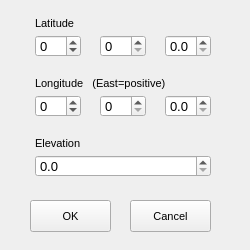
<?xml version="1.0" encoding="UTF-8"?>
<ui version="4.0">
 <author>Michael Würtenberger</author>
 <class>InputLocation</class>
 <widget class="QWidget" name="InputLocation">
  <property name="windowModality">
   <enum>Qt::NonModal</enum>
  </property>
  <property name="enabled">
   <bool>true</bool>
  </property>
  <property name="geometry">
   <rect>
    <x>0</x>
    <y>0</y>
    <width>250</width>
    <height>250</height>
   </rect>
  </property>
  <property name="sizePolicy">
   <sizepolicy hsizetype="Fixed" vsizetype="Fixed">
    <horstretch>0</horstretch>
    <verstretch>0</verstretch>
   </sizepolicy>
  </property>
  <property name="minimumSize">
   <size>
    <width>250</width>
    <height>250</height>
   </size>
  </property>
  <property name="maximumSize">
   <size>
    <width>250</width>
    <height>250</height>
   </size>
  </property>
  <property name="sizeIncrement">
   <size>
    <width>9</width>
    <height>0</height>
   </size>
  </property>
  <property name="font">
   <font>
    <family>Arial</family>
    <pointsize>8</pointsize>
    <weight>50</weight>
    <bold>false</bold>
   </font>
  </property>
  <property name="cursor">
   <cursorShape>ArrowCursor</cursorShape>
  </property>
  <property name="focusPolicy">
   <enum>Qt::NoFocus</enum>
  </property>
  <property name="contextMenuPolicy">
   <enum>Qt::PreventContextMenu</enum>
  </property>
  <property name="windowTitle">
   <string>MountWizzard4 (C) MW 2018</string>
  </property>
  <property name="toolTipDuration">
   <number>6</number>
  </property>
  <property name="autoFillBackground">
   <bool>true</bool>
  </property>
  <widget class="QDoubleSpinBox" name="latDeg">
   <property name="geometry">
    <rect>
     <x>35</x>
     <y>35</y>
     <width>46</width>
     <height>22</height>
    </rect>
   </property>
   <property name="font">
    <font>
     <pointsize>10</pointsize>
    </font>
   </property>
   <property name="decimals">
    <number>0</number>
   </property>
   <property name="minimum">
    <double>-89.000000000000000</double>
   </property>
   <property name="maximum">
    <double>89.000000000000000</double>
   </property>
  </widget>
  <widget class="QPushButton" name="ok">
   <property name="geometry">
    <rect>
     <x>30</x>
     <y>200</y>
     <width>81</width>
     <height>32</height>
    </rect>
   </property>
   <property name="text">
    <string>OK</string>
   </property>
  </widget>
  <widget class="QPushButton" name="cancel">
   <property name="geometry">
    <rect>
     <x>130</x>
     <y>200</y>
     <width>81</width>
     <height>32</height>
    </rect>
   </property>
   <property name="text">
    <string>Cancel</string>
   </property>
  </widget>
  <widget class="QDoubleSpinBox" name="elevation">
   <property name="geometry">
    <rect>
     <x>35</x>
     <y>155</y>
     <width>176</width>
     <height>22</height>
    </rect>
   </property>
   <property name="font">
    <font>
     <pointsize>10</pointsize>
    </font>
   </property>
   <property name="decimals">
    <number>1</number>
   </property>
   <property name="maximum">
    <double>9000.000000000000000</double>
   </property>
  </widget>
  <widget class="QDoubleSpinBox" name="latMin">
   <property name="geometry">
    <rect>
     <x>100</x>
     <y>35</y>
     <width>46</width>
     <height>22</height>
    </rect>
   </property>
   <property name="font">
    <font>
     <pointsize>10</pointsize>
    </font>
   </property>
   <property name="decimals">
    <number>0</number>
   </property>
   <property name="maximum">
    <double>59.000000000000000</double>
   </property>
  </widget>
  <widget class="QDoubleSpinBox" name="latSec">
   <property name="geometry">
    <rect>
     <x>165</x>
     <y>35</y>
     <width>46</width>
     <height>22</height>
    </rect>
   </property>
   <property name="font">
    <font>
     <pointsize>10</pointsize>
    </font>
   </property>
   <property name="decimals">
    <number>1</number>
   </property>
   <property name="maximum">
    <double>59.899999999999999</double>
   </property>
  </widget>
  <widget class="QDoubleSpinBox" name="lonDeg">
   <property name="geometry">
    <rect>
     <x>35</x>
     <y>95</y>
     <width>46</width>
     <height>22</height>
    </rect>
   </property>
   <property name="font">
    <font>
     <pointsize>10</pointsize>
    </font>
   </property>
   <property name="decimals">
    <number>0</number>
   </property>
   <property name="minimum">
    <double>-179.000000000000000</double>
   </property>
   <property name="maximum">
    <double>179.000000000000000</double>
   </property>
  </widget>
  <widget class="QDoubleSpinBox" name="lonMin">
   <property name="geometry">
    <rect>
     <x>100</x>
     <y>95</y>
     <width>46</width>
     <height>22</height>
    </rect>
   </property>
   <property name="font">
    <font>
     <pointsize>10</pointsize>
    </font>
   </property>
   <property name="decimals">
    <number>0</number>
   </property>
   <property name="maximum">
    <double>59.000000000000000</double>
   </property>
  </widget>
  <widget class="QDoubleSpinBox" name="lonSec">
   <property name="geometry">
    <rect>
     <x>165</x>
     <y>95</y>
     <width>46</width>
     <height>22</height>
    </rect>
   </property>
   <property name="font">
    <font>
     <pointsize>10</pointsize>
    </font>
   </property>
   <property name="decimals">
    <number>1</number>
   </property>
   <property name="maximum">
    <double>59.899999999999999</double>
   </property>
  </widget>
  <widget class="QLabel" name="label">
   <property name="geometry">
    <rect>
     <x>35</x>
     <y>15</y>
     <width>96</width>
     <height>16</height>
    </rect>
   </property>
   <property name="text">
    <string>Latitude</string>
   </property>
  </widget>
  <widget class="QLabel" name="label_2">
   <property name="geometry">
    <rect>
     <x>35</x>
     <y>75</y>
     <width>166</width>
     <height>16</height>
    </rect>
   </property>
   <property name="text">
    <string>Longitude   (East=positive)</string>
   </property>
  </widget>
  <widget class="QLabel" name="label_3">
   <property name="geometry">
    <rect>
     <x>35</x>
     <y>135</y>
     <width>81</width>
     <height>16</height>
    </rect>
   </property>
   <property name="text">
    <string>Elevation</string>
   </property>
  </widget>
 </widget>
 <resources/>
 <connections/>
 <designerdata>
  <property name="gridDeltaX">
   <number>5</number>
  </property>
  <property name="gridDeltaY">
   <number>5</number>
  </property>
  <property name="gridSnapX">
   <bool>true</bool>
  </property>
  <property name="gridSnapY">
   <bool>true</bool>
  </property>
  <property name="gridVisible">
   <bool>true</bool>
  </property>
 </designerdata>
</ui>
